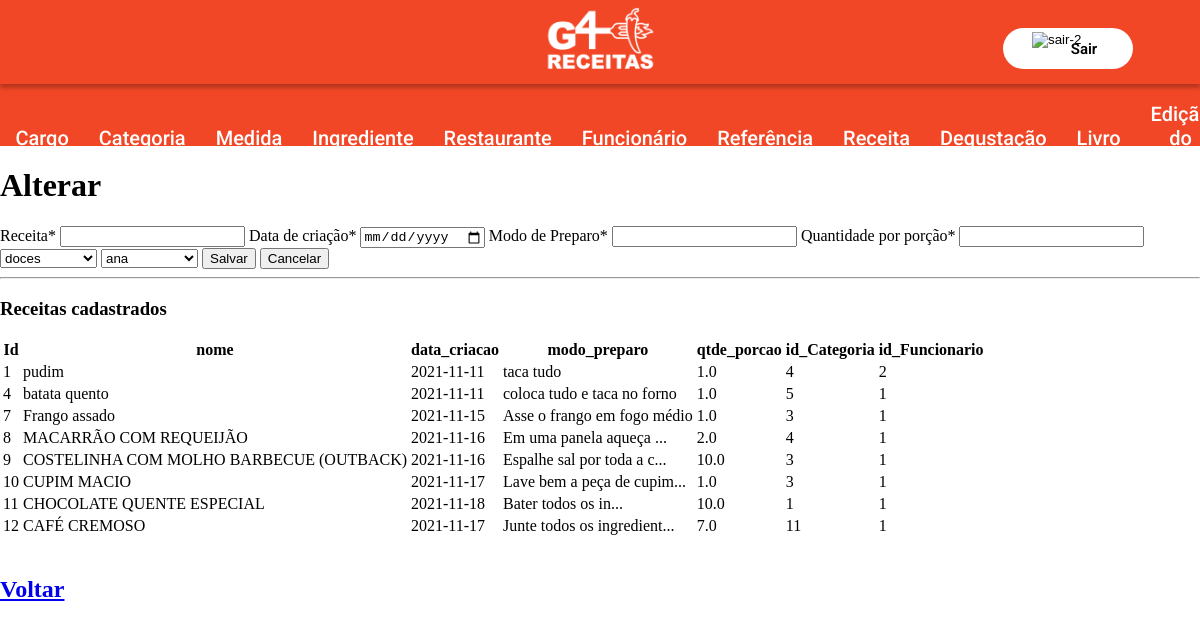
Screenshot of /receita/alterar.php with the database file from the repository.
### tables this page shows
CREATE TABLE `g4_receita` (
  `id_Receita` int(11) NOT NULL,
  `nome` varchar(45) NOT NULL,
  `data_criacao` date NOT NULL,
  `modo_preparo` varchar(400) NOT NULL,
  `qtde_porcao` decimal(3,1) NOT NULL,
  `id_Categoria` int(11) NOT NULL,
  `id_Funcionario` int(11) NOT NULL
);

### receita/alterar.php (the view, shortened to what this page needs)
<!DOCTYPE html>
<html lang="pt-br">
<head>
    <link rel="stylesheet" href="../includes/style.css">
</head>
<body>
    <?php
            include ('../includes/header.php');
            include('../model/conexao.php');
        $sql = " SELECT * FROM g4_categoria";
        try {
            $stmt = $conexao -> prepare($sql);
            $stmt -> execute();
            $results = $stmt -> fetchAll();
        }
        catch(Exception $ex){
            echo ($ex -> getMessage());
        }
        $sql = " SELECT * FROM g4_funcionario";
        try {
            $stmt = $conexao -> prepare($sql);
            $stmt -> execute();
            $results1 = $stmt -> fetchAll();
        }
        catch(Exception $ex){
            echo ($ex -> getMessage());
        }
    ?>
    <h1>Alterar</h1>
    <form action="acaoalterar.php" method="GET">
        <label for="nome">Receita*</label>
        <input required type="text" name="nome" value="<?php echo (isset($nome) && ($nome != null || $nome != "")) ? $nome : ''; ?>" />
        <label for="data_criacao">Data de criação*</label>
        <input required type="date" name="data_criacao" value="<?php echo (isset($data_criacao) && ($data_criacao != null || $data_criacao != "")) ? $data_criacao : ''; ?>" />
        <label for="modo_preparo">Modo de Preparo*</label>
        <input required type="text" name="modo_preparo" value="<?php echo (isset($modo_preparo) && ($modo_preparo != null || $modo_preparo != "")) ? $modo_preparo : ''; ?>" />
        <label for="qtde_porcao">Quantidade por porção*</label>
        <input required type="text" name="qtde_porcao" value="<?php echo (isset($qtde_porcao) && ($qtde_porcao != null || $qtde_porcao != "")) ? $qtde_porcao : ''; ?>" />
        <select required id="id_Categoria" name="id_Categoria">
                <?php foreach($results as $output) {?>
                    <option <?php echo $id_Categoria == $output["id_Categoria"]?  "selected" : ""; ?> value="<?php echo $output["id_Categoria"];?>"><?php echo $output["descricao"];?></option>
                <?php } ?>
        </select>
        <select required id="id_Funcionario" name="id_Funcionario">
                <?php foreach($results1 as $output) {?>
                    <option <?php echo $id_Funcionario == $output["id_Funcionario"]?  "selected" : ""; ?> value="<?php echo $output["id_Funcionario"];?>"><?php echo $output["nome"];?></option>
                <?php } ?>
        </select>
        <button type="submit" >Salvar</button>
        <button type="reset" class = "">Cancelar</button>
    </form>
    <hr/>
    <h3>Receitas cadastrados</h3>
    <table>
        <thead>
            <tr>
                <th>Id</th>
                <th>nome</th>
                <th>data_criacao</th>
                <th>modo_preparo</th>
                <th>qtde_porcao</th>
                <th>id_Categoria</th>
                <th>id_Funcionario</th>
            </tr>
        </thead>
        <tbody>
            <?php
                try {
                    $stmt = $conexao->prepare("SELECT * FROM g4_receita");
                    if ($stmt->execute()) {
                        while ($rs = $stmt->fetch(PDO::FETCH_OBJ)) {
                            echo "<tr>";
                            echo "<td>$rs->id_Receita</td>";
                            echo "<td>$rs->nome</td>";
                            echo "<td>$rs->data_criacao</td>";
                            echo "<td>$rs->modo_preparo</td>";
                            echo "<td>$rs->qtde_porcao</td>";
                            echo "<td>$rs->id_Categoria</td>";
                            echo "<td>$rs->id_Funcionario</td>";
                            echo "</tr>";
                        }
                    } else {
                    echo "Erro: Não foi possível recuperar os dados do banco de dados";
                    }
                } catch (PDOException $erro) {
                    echo "Erro: " . $erro->getMessage();
                }
            ?>
        </tbody>
    </table>
    <br>
        <h2><a href="./index.php">Voltar</a></h2>
</body>
</html>

### includes/style.css (style rules this page uses)
body { width: auto; margin: 0; }

### rows the page displays
g4_receita: id_Receita "1", nome "pudim", data_criacao "2021-11-11", modo_preparo "taca tudo", qtde_porcao "1.0", id_Categoria "4", id_Funcionario "2"
g4_receita: id_Receita "4", nome "batata quento", data_criacao "2021-11-11", modo_preparo "coloca tudo e taca no forno", qtde_porcao "1.0", id_Categoria "5", id_Funcionario "1"
g4_receita: id_Receita "7", nome "Frango assado", data_criacao "2021-11-15", modo_preparo "Asse o frango em fogo médio", qtde_porcao "1.0", id_Categoria "3", id_Funcionario "1"
g4_receita: id_Receita "8", nome "MACARRÃO COM REQUEIJÃO", data_criacao "2021-11-16", modo_preparo "Em uma panela aqueça ...", qtde_porcao "2.0", id_Categoria "4", id_Funcionario "1"
g4_receita: id_Receita "9", nome "COSTELINHA COM MOLHO BARBECUE (OUTBACK)", data_criacao "2021-11-16", modo_preparo "Espalhe sal por toda a c...", qtde_porcao "10.0", id_Categoria "3", id_Funcionario "1"
g4_receita: id_Receita "10", nome "CUPIM MACIO", data_criacao "2021-11-17", modo_preparo "Lave bem a peça de cupim...", qtde_porcao "1.0", id_Categoria "3", id_Funcionario "1"
g4_receita: id_Receita "11", nome "CHOCOLATE QUENTE ESPECIAL", data_criacao "2021-11-18", modo_preparo "Bater todos os in...", qtde_porcao "10.0", id_Categoria "1", id_Funcionario "1"
g4_receita: id_Receita "12", nome "CAFÉ CREMOSO", data_criacao "2021-11-17", modo_preparo "Junte todos os ingredient...", qtde_porcao "7.0", id_Categoria "11", id_Funcionario "1"

### other values shown
form field id_Categoria "doces"
form field id_Funcionario "ana"
